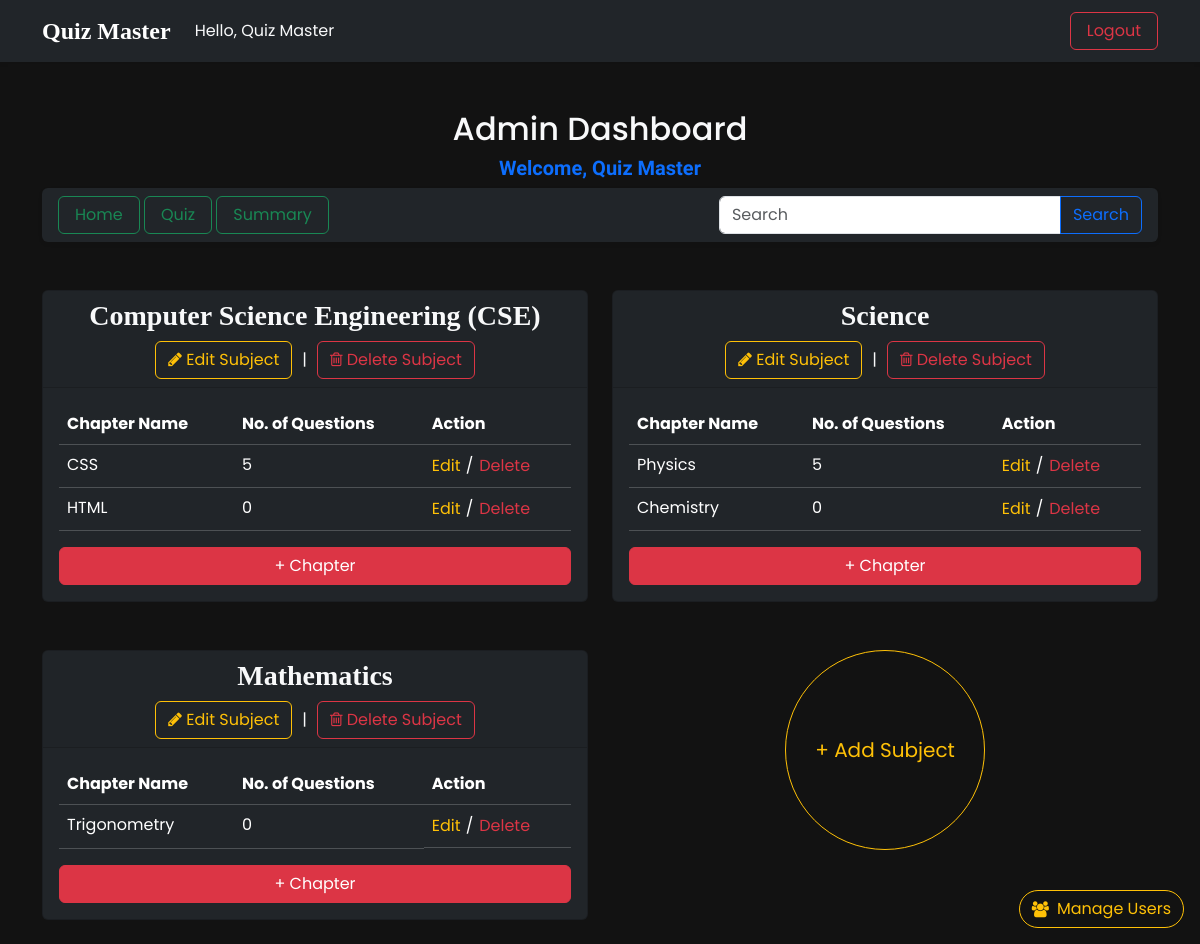
Screenshot of /admin_dashboard (signed in) with the database file from the repository.
### applications/models.py (models this page shows)
class Subject(db.Model):
    id = db.Column(db.Integer, primary_key=True, autoincrement=True)
    name = db.Column(db.String(100), nullable=False, unique=True)
    description = db.Column(db.Text, nullable=True)
    chapters = db.relationship('Chapter', backref='subject', cascade="all, delete-orphan")

class Chapter(db.Model):
    id = db.Column(db.Integer, primary_key=True, autoincrement=True)
    name = db.Column(db.String(100), nullable=False, unique=True)
    description = db.Column(db.Text, nullable=True)
    subject_id = db.Column(db.Integer, db.ForeignKey('subject.id'), nullable=False)
    quizzes = db.relationship('Quiz', backref='chapter', cascade="all, delete")

### applications/routes.py (the view)
@app.route('/admin_dashboard')
def admin_dashboard():
    subjects = Subject.query.all()
    chapters = Chapter.query.all()
    quizzes = Quiz.query.all()
    questions = Question.query.all()
    quiz_chapter_map = {quiz.id: quiz.chapter_id for quiz in quizzes}
    chapter_question_count = {}
    for chapter in chapters:
        count = sum(
            1 for question in questions if quiz_chapter_map.get(question.quiz_id) == chapter.id
        )
        chapter_question_count[chapter.id] = count
    if 'user_email' not in session:
        flash("Please log in to access the dashboard.", "warning")
        return redirect(url_for('login'))
    if session['user_role'] != 'admin':
        flash("You are not authorized to access this page.", "warning")
        return redirect(url_for('user_dashboard'))
    return render_template('admin_dashboard.html', subjects=subjects, chapters=chapters, quizzes=quizzes, questions=questions, chapter_question_count=chapter_question_count)

### templates/admin_dashboard.html (shortened to what this page needs)
{% extends "base.html" %}
{% block body %}
<div class="container mt-5">
    <h2 class="text-center text-light">Admin Dashboard</h2>
    <h5 class="text-center fw-bold text-primary heading">Welcome, {{ session['user_name'] }}</h5>
    <div class="d-flex justify-content-between align-items-center p-3 bg-dark rounded shadow-sm py-2 mt-2 mb-4">
        <nav>
            <a class="btn btn-outline-success px-3" href="{{url_for('admin_dashboard')}}">Home</a>
            <a class="btn btn-outline-success px-3" href="{{url_for('quiz')}}">Quiz</a>
            <a class="btn btn-outline-success px-3" href="{{ url_for('summary') }}">Summary</a>
        </nav>
        <div class="d-flex align-items-center gap-3">
            <form method="GET" action="{{ url_for('search') }}">
                <div class="input-group">
                    <input type="search" name="query" class="form-control" placeholder="Search" required />
                    <button type="submit" class="btn btn-outline-primary">Search</button>
                </div>
            </form>
        </div>
    </div>
    <div class="row">
        {% for subject in subjects %}
        <div class="col-md-6 my-4">
            <div class="card bg-dark text-light">
                <div class="card-header text-center">
                    <h3 class="formal"><b>{{ subject.name }}</b></h3>
                    <div style="display: flex; justify-content: center; align-items: center; gap: 10px;">
                        <a href="{{ url_for('edit_subject', subject_id=subject.id)}}" class="btn btn-outline-warning" style="text-decoration: none;">
                            <i class="fa fa-pencil"></i> Edit Subject
                        </a>
                        |
                        <form action="{{ url_for('delete_subject', subject_id=subject.id) }}" method="POST" style="display: inline;">
                            <button type="submit" class="btn btn-outline-danger" style="text-decoration: none;">
                                <i class="fa fa-trash-o"></i> Delete Subject
                            </button>
                        </form>
                    </div>
                </div>
                <div class="card-body">
                    <table class="table table-dark table-hover">
                        <thead>
                            <tr>
                                <th>Chapter Name</th>
                                <th>No. of Questions</th>
                                <th>Action</th>
                            </tr>
                        </thead>
                        <tbody>
                            {% for chapter in chapters if chapter.subject_id == subject.id %}
                            <tr>
                                <td>{{ chapter.name }}</td>
                                <td>
                                    {{ chapter_question_count.get(chapter.id, 0) }}
                                </td>
                                <td style="display: flex; align-items: center; gap: 5px;">
                                    <a href="{{ url_for('edit_chapter', chapter_id=chapter.id) }}" class="text-warning" style="text-decoration: none;">Edit</a> /
                                    <form action="{{ url_for('delete_chapter', chapter_id=chapter.id) }}" method="POST" style="display: inline;">
                                        <button type="submit" class="btn btn-link text-danger p-0 m-0" style="text-decoration: none;">
                                            Delete
                                        </button>
                                    </form>
                                </td>
                            </tr>
                            {% endfor %}
                        </tbody>
                    </table>
                    <button type="button" data-bs-toggle="modal" data-bs-target="#addChapter" class="btn btn-danger w-100">+ Chapter</button>
                </div>
            </div>
        </div>
        {% endfor %}
        <div class="col-md-6 my-4">
            <div class="vh-50 d-flex justify-content-center align-items-center text-center">
                <button type="button" data-bs-toggle="modal" data-bs-target="#addSubject" class="btn btn-outline-warning rounded-circle btn-lg" style="width: 200px; height: 200px;">+ Add Subject</button>
            </div>
        </div>
    </div>
    <div class="position-fixed bottom-0 end-0 mb-3 me-3">
        <a href="{{ url_for('user_management') }}" class="btn btn-outline-warning d-flex gap-2 justify-content-center align-items-center" style="border-radius: 30px;">
            <i class="fa fa-users"></i> Manage Users
        </a>
    </div>
</div>
{% endblock %}

### static/style.css (style rules this page uses)
* { margin: 0; padding: 0; box-sizing: border-box; }
html, body { height: 100%; overflow-x: hidden; }
html { scroll-behavior: smooth; }
body { background-color: #121212; color: #E0E0E0; font-family: 'Poppins', sans-serif; }
.vh-50 { height: 25vh; }
.heading { font-family: 'Delius', cursive; }
.formal { font-family: 'Times New Roman', Times, serif; }

### rows the page displays
Subject: name "Computer Science Engineering (CSE)"
Chapter: name "CSS", get "5"
Chapter: name "HTML", get "0"
Subject: name "Science"
Chapter: name "Physics", get "5"
Chapter: name "Chemistry", get "0"
Subject: name "Mathematics"
Chapter: name "Trigonometry", get "0"

### other values shown
{{ session['user_name'] }} "Quiz Master"
